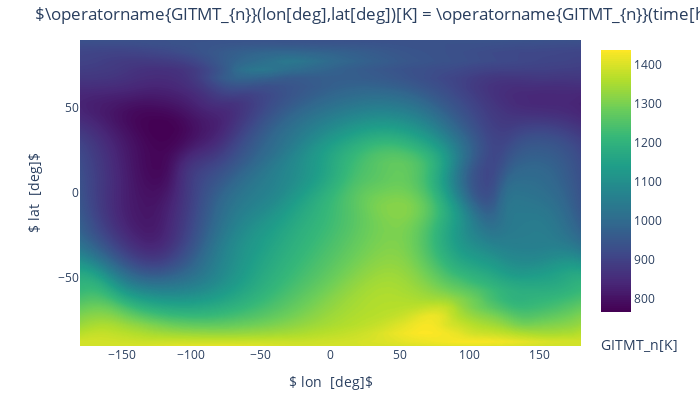

Notebook cell for this chart:
### Code cell
# Now look at GITM output
fig = kamodo_object.plot('GITMT_n', plot_partial={'GITMT_n': {'time': 12., 'height': 300.}})
figMods(fig, ncont=200, colorscale='Viridis', enhanceHover=True)

### Figure 1 — Plotly figure (JSON) as saved in the notebook; plotly's stock layout.template omitted (floating-point values rounded to 4 significant figures; data arrays with more than 128 entries replaced by an {"elided": "..."} marker saying what was removed)
{"data": [{"colorbar": {"title": {"side": "bottom", "text": "GITMT_n[K]"}}, "colorscale": [[0, "#440154"], [0.1111, "#482878"], [0.2222, "#3e4989"], [0.3333, "#31688e"], [0.4444, "#26828e"], [0.5556, "#1f9e89"], [0.6667, "#35b779"], [0.7778, "#6ece58"], [0.8889, "#b5de2b"], [1, "#fde725"]], "contours": {"coloring": "fill", "showlines": false}, "hovertemplate": "lon [deg]: %{x:.3f} <br>lat [deg]: %{y:.3f} <br>GITMT_n[K]: %{z:.4g} <br><extra></extra>", "meta": "2d-grid", "ncontours": 200, "type": "contour", "x": [-180, -177.5, -172.5, -167.5, -162.5, -157.5, -152.5, -147.5, -142.5, -137.5, -132.5, -127.5, -122.5, -117.5, -112.5, -107.5, -102.5, -97.5, -92.5, -87.5, -82.5, -77.5, -72.5, -67.5, -62.5, -57.5, -52.5, -47.5, -42.5, -37.5, -32.5, -27.5, -22.5, -17.5, -12.5, -7.5, -2.5, 2.5, 7.5, 12.5, 17.5, 22.5, 27.5, 32.5, 37.5, 42.5, 47.5, 52.5, 57.5, 62.5, 67.5, 72.5, 77.5, 82.5, 87.5, 92.5, 97.5, 102.5, 107.5, 112.5, 117.5, 122.5, 127.5, 132.5, 137.5, 142.5, 147.5, 152.5, 157.5, 162.5, 167.5, 172.5, 177.5, 180], "y": [-90, -87.5, -82.5, -77.5, -72.5, -67.5, -62.5, -57.5, -52.5, -47.5, -42.5, -37.5, -32.5, -27.5, -22.5, -17.5, -12.5, -7.5, -2.5, 2.5, 7.5, 12.5, 17.5, 22.5, 27.5, 32.5, 37.5, 42.5, 47.5, 52.5, 57.5, 62.5, 67.5, 72.5, 77.5, 82.5, 87.5, 90], "z": {"elided": "38x74 float values"}}], "layout": {"autosize": false, "height": 400, "margin": {"b": 32, "pad": 0, "r": 30, "t": 40}, "title": {"text": "$\\operatorname{GITMT_{n}}(lon[deg],lat[deg])[K] = \\operatorname{GITMT_{n}}(time[hr],lon[deg],lat[deg],height[km])[K] = \\lambda{\\left(time,lon,lat,height \\right)}, time = 12.0,height = 300.0$"}, "width": 700, "xaxis": {"title": {"text": "$ lon  [deg]$"}}, "yaxis": {"title": {"text": "$ lat  [deg]$"}}}}
